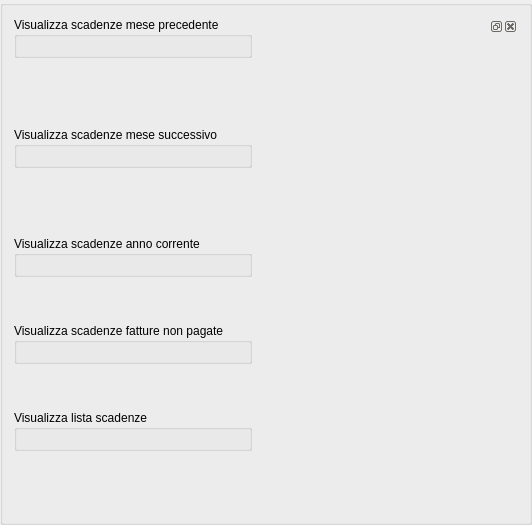
     <widget class="QGroupBox" name="groupBox">
      <layout class="QGridLayout" name="gridLayout_4">
       <item row="3" column="0">
        <spacer name="verticalSpacer_2">
         <property name="orientation">
          <enum>Qt::Vertical</enum>
         </property>
         <property name="sizeHint" stdset="0">
          <size>
           <width>20</width>
           <height>40</height>
          </size>
         </property>
        </spacer>
       </item>
       <item row="0" column="1" rowspan="5">
        <widget class="QDockWidget" name="dockWidget">
         <property name="minimumSize">
          <size>
           <width>260</width>
           <height>260</height>
          </size>
         </property>
         <property name="maximumSize">
          <size>
           <width>260</width>
           <height>524287</height>
          </size>
         </property>
         <property name="sizeIncrement">
          <size>
           <width>260</width>
           <height>0</height>
          </size>
         </property>
         <property name="baseSize">
          <size>
           <width>260</width>
           <height>0</height>
          </size>
         </property>
         <property name="floating">
          <bool>false</bool>
         </property>
         <property name="allowedAreas">
          <set>Qt::NoDockWidgetArea</set>
         </property>
         <widget class="QWidget" name="dockWidgetContents"/>
        </widget>
       </item>
       <item row="1" column="0">
        <spacer name="verticalSpacer">
         <property name="orientation">
          <enum>Qt::Vertical</enum>
         </property>
         <property name="sizeHint" stdset="0">
          <size>
           <width>20</width>
           <height>40</height>
          </size>
         </property>
        </spacer>
       </item>
       <item row="5" column="0">
        <spacer name="verticalSpacer_3">
         <property name="orientation">
          <enum>Qt::Vertical</enum>
         </property>
         <property name="sizeHint" stdset="0">
          <size>
           <width>20</width>
           <height>40</height>
          </size>
         </property>
        </spacer>
       </item>
       <item row="10" column="0">
        <spacer name="horizontalSpacer_7">
         <property name="orientation">
          <enum>Qt::Horizontal</enum>
         </property>
         <property name="sizeHint" stdset="0">
          <size>
           <width>40</width>
           <height>20</height>
          </size>
         </property>
        </spacer>
       </item>
       <item row="0" column="0">
        <widget class="QGroupBox" name="groupBox_3">
         <property name="maximumSize">
          <size>
           <width>16777215</width>
           <height>120</height>
          </size>
         </property>
         <property name="sizeIncrement">
          <size>
           <width>0</width>
           <height>120</height>
          </size>
         </property>
         <property name="baseSize">
          <size>
           <width>0</width>
           <height>120</height>
          </size>
         </property>
         <property name="title">
          <string>Visualizza scadenze mese precedente</string>
         </property>
         <layout class="QGridLayout" name="gridLayout_11">
          <item row="0" column="0">
           <layout class="QGridLayout" name="gridLayout_10"/>
          </item>
         </layout>
        </widget>
       </item>
       <item row="6" column="0">
        <widget class="QGroupBox" name="groupBox_6">
         <property name="title">
          <string>Visualizza scadenze fatture non pagate</string>
         </property>
         <layout class="QGridLayout" name="gridLayout_14">
          <item row="0" column="0">
           <layout class="QGridLayout" name="gridLayout_15"/>
          </item>
         </layout>
        </widget>
       </item>
       <item row="2" column="0">
        <widget class="QGroupBox" name="groupBox_4">
         <property name="title">
          <string>Visualizza scadenze mese successivo</string>
         </property>
         <layout class="QGridLayout" name="gridLayout_13">
          <item row="0" column="0">
           <layout class="QGridLayout" name="gridLayout_12"/>
          </item>
         </layout>
        </widget>
       </item>
       <item row="8" column="0">
        <widget class="QGroupBox" name="groupBox_2">
         <property name="title">
          <string>Visualizza lista scadenze </string>
         </property>
         <layout class="QGridLayout" name="gridLayout_9">
          <item row="0" column="0">
           <layout class="QGridLayout" name="gridLayout_8"/>
          </item>
         </layout>
        </widget>
       </item>
       <item row="4" column="0">
        <widget class="QGroupBox" name="groupBox_5">
         <property name="title">
          <string>Visualizza scadenze anno corrente</string>
         </property>
         <layout class="QGridLayout" name="gridLayout_18">
          <item row="0" column="0">
           <layout class="QGridLayout" name="gridLayout_17"/>
          </item>
         </layout>
        </widget>
       </item>
       <item row="7" column="0">
        <spacer name="verticalSpacer_4">
         <property name="orientation">
          <enum>Qt::Vertical</enum>
         </property>
         <property name="sizeHint" stdset="0">
          <size>
           <width>20</width>
           <height>40</height>
          </size>
         </property>
        </spacer>
       </item>
       <item row="9" column="0">
        <spacer name="verticalSpacer_5">
         <property name="orientation">
          <enum>Qt::Vertical</enum>
         </property>
         <property name="sizeHint" stdset="0">
          <size>
           <width>20</width>
           <height>40</height>
          </size>
         </property>
        </spacer>
       </item>
      </layout>
     </widget>
